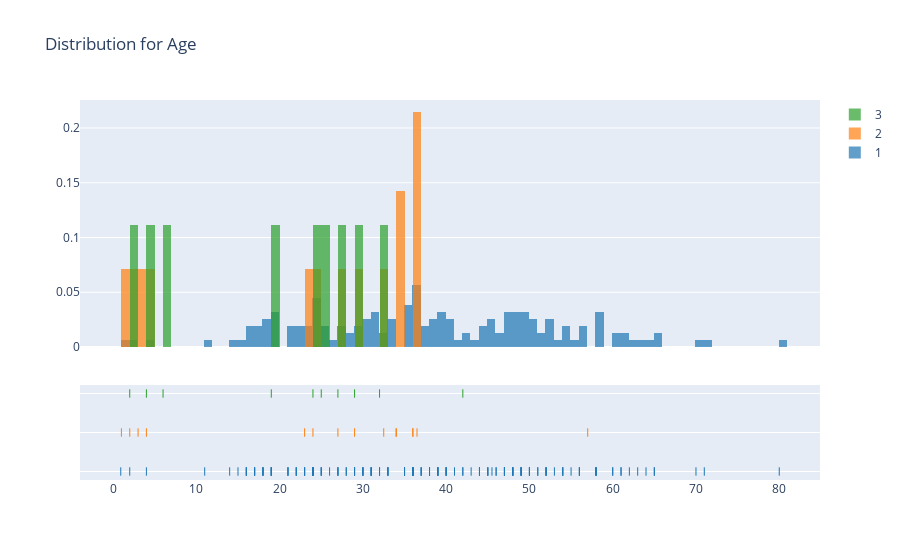

Notebook source saved alongside this figure:
### Code cell
# defining data
a = df[df['Pclass']==1]['Age']
b = df[df['Pclass']==2]['Age']
c = df[df['Pclass']==3]['Age']
hist_data=[a,b,c]
group_labels=['1','2','3']

# defining figure and plotting
fig = ff.create_distplot(hist_data,group_labels,bin_size=[1,1,1],show_curve=False)
fig.update_layout(title_text='Distribution for Age')
iplot(fig)

### Figure 1 — Plotly figure (JSON) as saved in the notebook; plotly's stock layout.template omitted (floating-point values rounded to 4 significant figures; data arrays with more than 128 entries replaced by an {"elided": "..."} marker saying what was removed)
{"data": [{"autobinx": false, "histnorm": "probability density", "legendgroup": "1", "marker": {"color": "rgb(31, 119, 180)"}, "name": "1", "opacity": 0.7, "type": "histogram", "x": {"elided": "158 float values"}, "xaxis": "x", "xbins": {"end": 80, "size": 1, "start": 0.92}, "yaxis": "y"}, {"autobinx": false, "histnorm": "probability density", "legendgroup": "2", "marker": {"color": "rgb(255, 127, 14)"}, "name": "2", "opacity": 0.7, "type": "histogram", "x": [34, 29, 32.5, 36.5, 1, 3, 36, 36, 2, 24, 23, 34, 4, 27, 57], "xaxis": "x", "xbins": {"end": 57, "size": 1, "start": 1}, "yaxis": "y"}, {"autobinx": false, "histnorm": "probability density", "legendgroup": "3", "marker": {"color": "rgb(44, 160, 44)"}, "name": "3", "opacity": 0.7, "type": "histogram", "x": [4, 25, 2, 29, 24, 32, 42, 19, 6, 27], "xaxis": "x", "xbins": {"end": 42, "size": 1, "start": 2}, "yaxis": "y"}, {"legendgroup": "1", "marker": {"color": "rgb(31, 119, 180)", "symbol": "line-ns-open"}, "mode": "markers", "name": "1", "showlegend": false, "type": "scatter", "x": {"elided": "158 float values"}, "xaxis": "x", "y": {"elided": "158 str values"}, "yaxis": "y2"}, {"legendgroup": "2", "marker": {"color": "rgb(255, 127, 14)", "symbol": "line-ns-open"}, "mode": "markers", "name": "2", "showlegend": false, "type": "scatter", "x": [34, 29, 32.5, 36.5, 1, 3, 36, 36, 2, 24, 23, 34, 4, 27, 57], "xaxis": "x", "y": ["2", "2", "2", "2", "2", "2", "2", "2", "2", "2", "2", "2", "2", "2", "2"], "yaxis": "y2"}, {"legendgroup": "3", "marker": {"color": "rgb(44, 160, 44)", "symbol": "line-ns-open"}, "mode": "markers", "name": "3", "showlegend": false, "type": "scatter", "x": [4, 25, 2, 29, 24, 32, 42, 19, 6, 27], "xaxis": "x", "y": ["3", "3", "3", "3", "3", "3", "3", "3", "3", "3"], "yaxis": "y2"}], "layout": {"barmode": "overlay", "hovermode": "closest", "legend": {"traceorder": "reversed"}, "title": {"text": "Distribution for Age"}, "xaxis": {"anchor": "y2", "domain": [0, 1], "zeroline": false}, "yaxis": {"anchor": "free", "domain": [0.35, 1], "position": 0}, "yaxis2": {"anchor": "x", "domain": [0, 0.25], "dtick": 1, "showticklabels": false}}}
